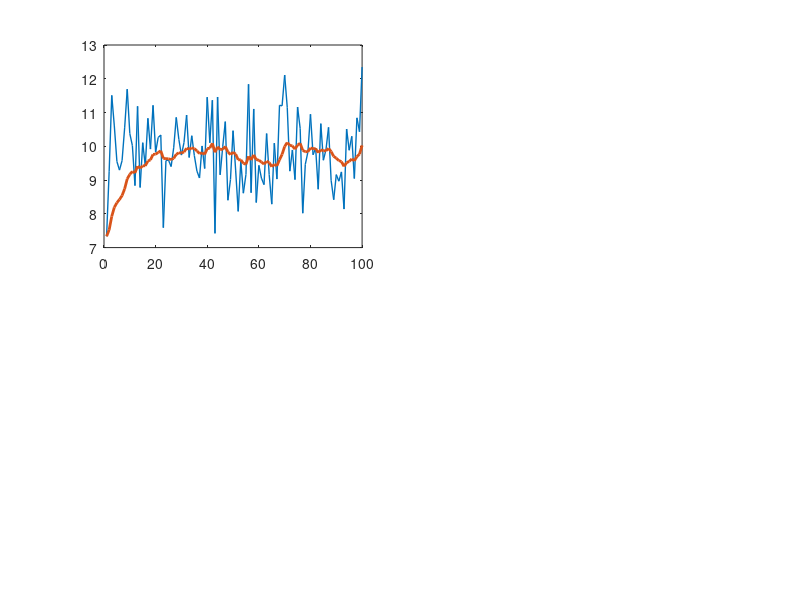

MATLAB code to generate this figure: (Note: this script raises an error after producing the figure.)
clc;
clear;
close all;
%True value
true_value = 10;

% Number of measurements
N = 100;


% Generate noisy sensor data

rng(1);                
noise = randn(1, N);
sensor = true_value + noise;


%Different alpha values
alpha_values = [0.1 0.2 0.5 0.8];

%Create figure
figure;

for i = 1:length(alpha_values)

    alpha = alpha_values(i);

    filtered = zeros(1, N);

    filtered(1) = sensor(1);

    % Recursive filter
    for k = 2:N
        filtered(k) = (1-alpha)*filtered(k-1) ...
                      + alpha*sensor(k);
    end

    
    % Plot
    subplot(2,2,i);

    plot(sensor, 'LineWidth', 1);
    hold on;

    plot(filtered, 'LineWidth', 2);

    yline(true_value, '--');

    grid on;

    xlabel('Measurement number');
    ylabel('Value');

    title(['\alpha = ', num2str(alpha)]);

    legend('Sensor', 'Filtered estimate', 'True value');
end

sgtitle('Effect of Alpha on Recursive Filter');
